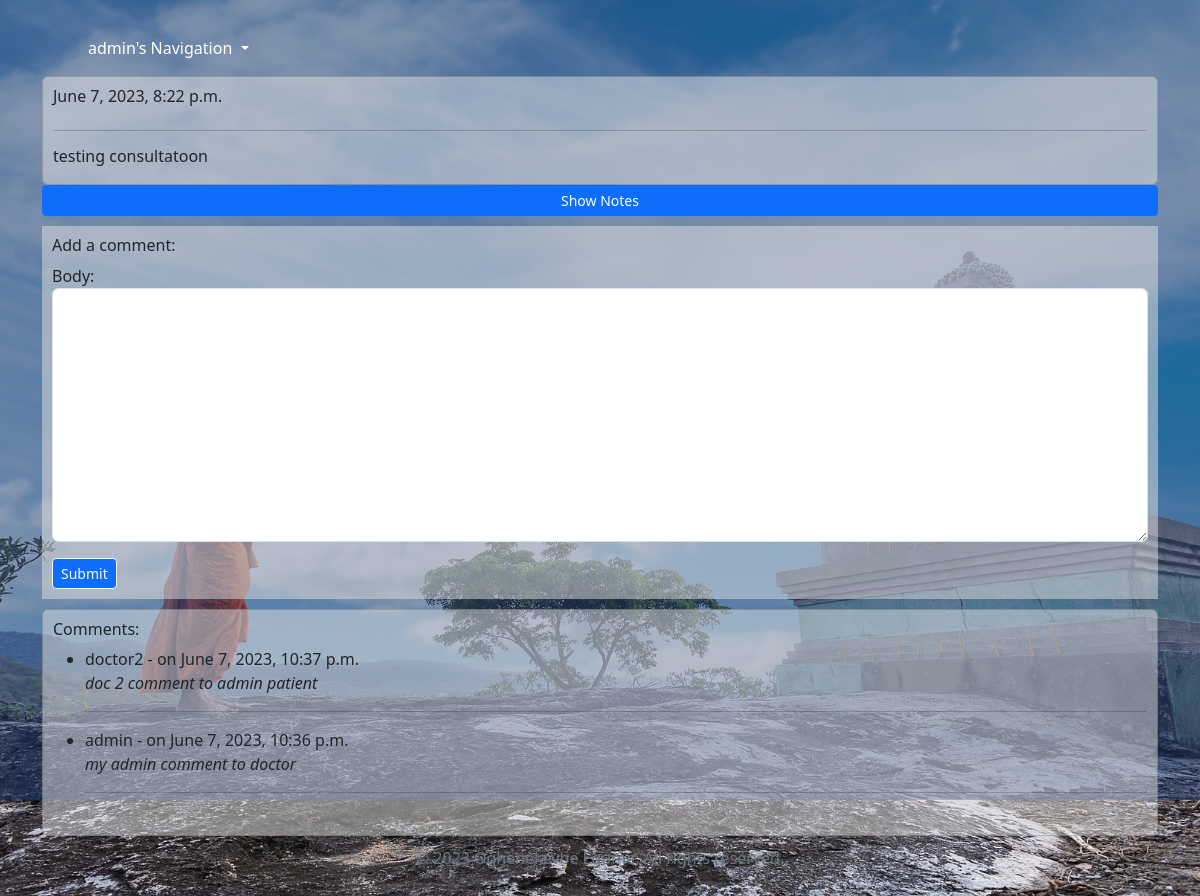
Screenshot of /professional_detail/12 (signed in) with the database file from the repository.
### life/models.py (models this page shows, shortened)
class Consultation(models.Model):
    doctor = models.ForeignKey(Doctor, on_delete=models.CASCADE, null=True)
    patient = models.ForeignKey(Patient, on_delete=models.CASCADE)
    date = models.DateTimeField(default=datetime.now)
    complaint = models.TextField(default='')
    comment = models.ForeignKey('ConsultationComment', on_delete=models.CASCADE, null=True, blank=True,
                                related_name='consultation_comments')
    class Meta:
        ordering = ['-date']

class ConsultationComment(models.Model):
    consultation = models.ForeignKey(Consultation, on_delete=models.CASCADE, related_name='comments')
    author = models.ForeignKey(User, on_delete=models.CASCADE)
    body = models.TextField()
    date_added = models.DateTimeField(default=datetime.now, blank=True)

### life/views.py (the view, shortened to what this page needs)
# urls.py: path("professional_detail/<str:pk>", ProfessionalDetail.as_view(), name="professional_detail"),
class ProfessionalDetail(UserMixin, DetailView):
    model = Consultation
    template_name = 'professional_detail.html'
    context_object_name = 'consultation'
    form_class = ConsultationCommentForm
    def get_context_data(self, **kwargs):
        context = super().get_context_data(**kwargs)
        context['notes'] = self.object.notes_set.all() #or consultation.notes.all()
        context['comments'] = self.object.comments.all()
        if 'form' not in context:
            context['form'] = self.form_class()
        return context

### life/forms.py
class ConsultationCommentForm(forms.Form):
        body = forms.CharField(
        max_length=225, widget=forms.Textarea(attrs={"class": "form-control"})
    )
        class Meta:
            model = ConsultationComment
            fields = ["body"]

### life/models.py (called while the page is built)
    def __str__(self):
        if self.user:
            return f'Dr. {self.user.username}'
        else:
            return 'Unassigned Doctor'

### life/views.py (called while the page is built)
    def test_func(self):
        return self.request.user.is_authenticated

### life/templates/professional_detail.html (shortened to what this page needs)
{% extends 'base.html' %}
{% load static %}
{% block content %}
<div class="container">
  <div class="row">
    <div class="card" style="background-color: rgba(225, 225, 225, 0.5); padding: 10px;">
      <h6>
        {{ consultation.date }}
      </h6>
      <hr>
      <h6>
        {{ consultation.complaint }}
      </h6>
    </div>
    {% if user.is_staff %}
    {% if notes %}
    <button type="submit" id="notes"  class="btn btn-primary btn-sm">Show Notes</button>
    {% endif %}
    {% endif %}
<div class="commentform" style="background-color: rgba(225, 225, 225, 0.5); padding: 10px; margin: 10px 0 0 0;">
    <h6>Add a comment:</h6>
    <form action="" method="POST" id="commentForm">
        {{ form.as_p }}
        <button type="submit" class="btn btn-sm btn-outline-light btn-primary">Submit</button>
    </form>
</div>
    {% if comments %}
    <div class="card" style="background-color: rgba(225, 225, 225, 0.5); padding: 10px; margin: 10px 0 0 0;" id="comments">
      <h6>Comments:</h6>
      <ul>
        {% for comment in comments reversed %}
        <li>
          {{ comment.author }} - on
          {{ comment.date_added }} <br>
          <em>{{ comment.body }}</em>
        </li>
        <hr>
        {% endfor %}
      </ul>
    </div>
    {% endif %}
  </div>
</div>
{% endblock content %}

### life/templates/base.html (shortened to what this page needs)
{% load static %}
<!DOCTYPE html>
<html lang="en">
<head>
  <link rel="stylesheet" href="{% static 'css/bootstrap.min.css' %} ">
  <link rel="stylesheet" href="{% static 'css/base.css' %} ">
  <link href="https://unpkg.com/aos@2.3.1/dist/aos.css" rel="stylesheet">
</head>
<body>
  <div class="content">
    <nav class="navbar navbar-expand-lg bg-body-tertiary">
      <div class="container-fluid">
        <div class="collapse navbar-collapse" id="navbarSupportedContent">
          <ul class="navbar-nav me-auto mb-2 mb-lg-0">
            <li class="nav-item dropdown mx-5">
              <a class="nav-link dropdown-toggle" href="#" role="button" data-bs-toggle="dropdown" aria-expanded="false">
                {% if user.is_authenticated %}{{user.username}}'s{% else %}Guest's{% endif %} Navigation
              </a>
            </li>
          </ul>
        </div>
      </div>
    </nav>
    <div class="container">
      {% block content %}
      {% endblock content %}
    </div>
    <footer style="width: 100%; margin-top: 10px;">
      <div class="container-fluid text-center">
        <p class=" text-secondary mt-1">&copy; 2023 Oghenekevbe Egume. All rights reserved.</p>
      </div>
    </footer>
  </div>
</body>
</html>

### static/css/base.css (style rules this page uses)
body { background-size: cover; background-position: center; transition: background 0.5s ease-in-out; position: relative; min-height: 100vh; max-height: max-content; }
.content { z-index: 1; position: relative; padding: 20px; }
.navbar { background-color: rgba(185, 237, 221, 0)!important ; }
.nav-item a { color: #fff !important; }

### rows the page displays
Consultation: date "June 7, 2023, 8:22 p.m.", complaint "testing consultatoon"
ConsultationComment: author "doctor2", date_added "June 7, 2023, 10:37 p.m.", body "doc 2 comment to admin patient"
ConsultationComment: author "admin", date_added "June 7, 2023, 10:36 p.m.", body "my admin comment to doctor"

### other values shown
{{ user.username }} "admin"
